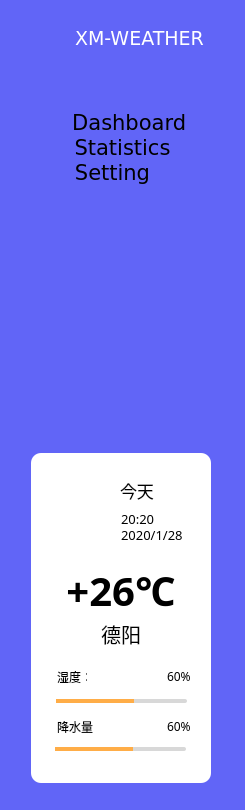
   <widget class="QWidget" name="Left_widget" native="true">
    <property name="geometry">
     <rect>
      <x>0</x>
      <y>0</y>
      <width>245</width>
      <height>810</height>
     </rect>
    </property>
    <property name="minimumSize">
     <size>
      <width>245</width>
      <height>810</height>
     </size>
    </property>
    <property name="maximumSize">
     <size>
      <width>245</width>
      <height>810</height>
     </size>
    </property>
    <property name="styleSheet">
     <string notr="true">background-color: rgb(97, 101, 247);
border-top-left-radius:10px;
border-bottom-left-radius:10px;</string>
    </property>
    <widget class="QLabel" name="Title_label">
     <property name="geometry">
      <rect>
       <x>75</x>
       <y>23</y>
       <width>151</width>
       <height>31</height>
      </rect>
     </property>
     <property name="font">
      <font>
       <family>Verdana</family>
       <pointsize>14</pointsize>
       <weight>50</weight>
       <italic>false</italic>
       <bold>false</bold>
      </font>
     </property>
     <property name="styleSheet">
      <string notr="true">color: rgb(255, 255, 255);</string>
     </property>
     <property name="text">
      <string>XM-WEATHER</string>
     </property>
    </widget>
    <widget class="QWidget" name="layoutWidget">
     <property name="geometry">
      <rect>
       <x>0</x>
       <y>280</y>
       <width>247</width>
       <height>172</height>
      </rect>
     </property>
     <layout class="QVBoxLayout" name="verticalLayout">
      <property name="spacing">
       <number>0</number>
      </property>
      <item>
       <widget class="QPushButton" name="Dashboard_Button">
        <property name="minimumSize">
         <size>
          <width>245</width>
          <height>30</height>
         </size>
        </property>
        <property name="maximumSize">
         <size>
          <width>245</width>
          <height>30</height>
         </size>
        </property>
        <property name="font">
         <font>
          <family>Verdana</family>
          <pointsize>13</pointsize>
         </font>
        </property>
        <property name="styleSheet">
         <string notr="true">color: rgb(255, 255, 255);
background-image:url(../icon/dashboard.png);</string>
        </property>
        <property name="text">
         <string/>
        </property>
       </widget>
      </item>
      <item>
       <spacer name="verticalSpacer">
        <property name="orientation">
         <enum>Qt::Vertical</enum>
        </property>
        <property name="sizeType">
         <enum>QSizePolicy::Fixed</enum>
        </property>
        <property name="sizeHint" stdset="0">
         <size>
          <width>20</width>
          <height>40</height>
         </size>
        </property>
       </spacer>
      </item>
      <item>
       <widget class="QPushButton" name="Statistics_Button">
        <property name="minimumSize">
         <size>
          <width>245</width>
          <height>30</height>
         </size>
        </property>
        <property name="maximumSize">
         <size>
          <width>245</width>
          <height>30</height>
         </size>
        </property>
        <property name="font">
         <font>
          <family>Verdana</family>
          <pointsize>13</pointsize>
         </font>
        </property>
        <property name="styleSheet">
         <string notr="true">color: rgb(255, 255, 255);
background-image:url(../icon/statistics.png);</string>
        </property>
        <property name="text">
         <string/>
        </property>
       </widget>
      </item>
      <item>
       <spacer name="verticalSpacer1">
        <property name="orientation">
         <enum>Qt::Vertical</enum>
        </property>
        <property name="sizeType">
         <enum>QSizePolicy::Fixed</enum>
        </property>
        <property name="sizeHint" stdset="0">
         <size>
          <width>20</width>
          <height>40</height>
         </size>
        </property>
       </spacer>
      </item>
      <item>
       <widget class="QPushButton" name="Seting_Button">
        <property name="minimumSize">
         <size>
          <width>245</width>
          <height>30</height>
         </size>
        </property>
        <property name="maximumSize">
         <size>
          <width>245</width>
          <height>30</height>
         </size>
        </property>
        <property name="font">
         <font>
          <family>Verdana</family>
          <pointsize>13</pointsize>
         </font>
        </property>
        <property name="styleSheet">
         <string notr="true">color: rgb(255, 255, 255);
background-image:url(../icon/setting.png);</string>
        </property>
        <property name="text">
         <string/>
        </property>
       </widget>
      </item>
     </layout>
    </widget>
    <widget class="QLabel" name="Msg_Label">
     <property name="geometry">
      <rect>
       <x>31</x>
       <y>453</y>
       <width>180</width>
       <height>330</height>
      </rect>
     </property>
     <property name="minimumSize">
      <size>
       <width>180</width>
       <height>330</height>
      </size>
     </property>
     <property name="maximumSize">
      <size>
       <width>185</width>
       <height>330</height>
      </size>
     </property>
     <property name="styleSheet">
      <string notr="true">background-color: rgb(255, 255, 255);border-radius:10px;</string>
     </property>
     <property name="text">
      <string/>
     </property>
    </widget>
    <widget class="QLabel" name="Msg_icon">
     <property name="geometry">
      <rect>
       <x>53</x>
       <y>479</y>
       <width>60</width>
       <height>60</height>
      </rect>
     </property>
     <property name="minimumSize">
      <size>
       <width>60</width>
       <height>60</height>
      </size>
     </property>
     <property name="maximumSize">
      <size>
       <width>60</width>
       <height>60</height>
      </size>
     </property>
     <property name="styleSheet">
      <string notr="true">border-radius:10px;
background-image:url(../icon/quality.png);
background-color:none;</string>
     </property>
     <property name="text">
      <string/>
     </property>
    </widget>
    <widget class="QLabel" name="Msg_Days">
     <property name="geometry">
      <rect>
       <x>120</x>
       <y>480</y>
       <width>50</width>
       <height>20</height>
      </rect>
     </property>
     <property name="minimumSize">
      <size>
       <width>50</width>
       <height>20</height>
      </size>
     </property>
     <property name="maximumSize">
      <size>
       <width>50</width>
       <height>20</height>
      </size>
     </property>
     <property name="font">
      <font>
       <family>黑体</family>
       <pointsize>13</pointsize>
      </font>
     </property>
     <property name="styleSheet">
      <string notr="true">background-color: rgb(255, 255, 255);</string>
     </property>
     <property name="text">
      <string>今天</string>
     </property>
    </widget>
    <widget class="QLabel" name="Msg_Time">
     <property name="geometry">
      <rect>
       <x>121</x>
       <y>511</y>
       <width>50</width>
       <height>15</height>
      </rect>
     </property>
     <property name="minimumSize">
      <size>
       <width>50</width>
       <height>15</height>
      </size>
     </property>
     <property name="maximumSize">
      <size>
       <width>50</width>
       <height>15</height>
      </size>
     </property>
     <property name="font">
      <font>
       <family>等线 Light</family>
       <pointsize>10</pointsize>
      </font>
     </property>
     <property name="styleSheet">
      <string notr="true">background-color: rgb(255, 255, 255);</string>
     </property>
     <property name="text">
      <string>20:20</string>
     </property>
    </widget>
    <widget class="QLabel" name="Msg_Date">
     <property name="geometry">
      <rect>
       <x>121</x>
       <y>527</y>
       <width>80</width>
       <height>15</height>
      </rect>
     </property>
     <property name="minimumSize">
      <size>
       <width>80</width>
       <height>15</height>
      </size>
     </property>
     <property name="maximumSize">
      <size>
       <width>80</width>
       <height>15</height>
      </size>
     </property>
     <property name="font">
      <font>
       <family>等线 Light</family>
       <pointsize>10</pointsize>
      </font>
     </property>
     <property name="styleSheet">
      <string notr="true">background-color: rgb(255, 255, 255);</string>
     </property>
     <property name="text">
      <string>2020/1/28</string>
     </property>
    </widget>
    <widget class="QLabel" name="Msg_Temper">
     <property name="geometry">
      <rect>
       <x>31</x>
       <y>560</y>
       <width>180</width>
       <height>60</height>
      </rect>
     </property>
     <property name="minimumSize">
      <size>
       <width>180</width>
       <height>60</height>
      </size>
     </property>
     <property name="maximumSize">
      <size>
       <width>185</width>
       <height>60</height>
      </size>
     </property>
     <property name="font">
      <font>
       <family>等线 Light</family>
       <pointsize>30</pointsize>
       <weight>75</weight>
       <bold>true</bold>
      </font>
     </property>
     <property name="styleSheet">
      <string notr="true">border-radius:10px;
background-color: rgb(255, 255, 255);</string>
     </property>
     <property name="text">
      <string>+26℃</string>
     </property>
     <property name="alignment">
      <set>Qt::AlignCenter</set>
     </property>
    </widget>
    <widget class="QLabel" name="Msg_City">
     <property name="geometry">
      <rect>
       <x>31</x>
       <y>621</y>
       <width>180</width>
       <height>25</height>
      </rect>
     </property>
     <property name="minimumSize">
      <size>
       <width>180</width>
       <height>25</height>
      </size>
     </property>
     <property name="font">
      <font>
       <family>黑体</family>
       <pointsize>15</pointsize>
      </font>
     </property>
     <property name="styleSheet">
      <string notr="true">background-color: rgb(255, 255, 255);</string>
     </property>
     <property name="text">
      <string>德阳</string>
     </property>
     <property name="alignment">
      <set>Qt::AlignCenter</set>
     </property>
    </widget>
    <widget class="QLabel" name="Msg_Humidity">
     <property name="geometry">
      <rect>
       <x>57</x>
       <y>669</y>
       <width>30</width>
       <height>15</height>
      </rect>
     </property>
     <property name="minimumSize">
      <size>
       <width>30</width>
       <height>15</height>
      </size>
     </property>
     <property name="maximumSize">
      <size>
       <width>30</width>
       <height>15</height>
      </size>
     </property>
     <property name="font">
      <font>
       <family>等线</family>
      </font>
     </property>
     <property name="styleSheet">
      <string notr="true">background-color: rgb(255, 255, 255);</string>
     </property>
     <property name="text">
      <string>湿度：</string>
     </property>
    </widget>
    <widget class="QLabel" name="Msg_Scale1">
     <property name="geometry">
      <rect>
       <x>167</x>
       <y>669</y>
       <width>30</width>
       <height>15</height>
      </rect>
     </property>
     <property name="minimumSize">
      <size>
       <width>30</width>
       <height>15</height>
      </size>
     </property>
     <property name="maximumSize">
      <size>
       <width>30</width>
       <height>15</height>
      </size>
     </property>
     <property name="font">
      <font>
       <family>等线</family>
      </font>
     </property>
     <property name="styleSheet">
      <string notr="true">background-color: rgb(255, 255, 255);</string>
     </property>
     <property name="text">
      <string>60%</string>
     </property>
    </widget>
    <widget class="QLabel" name="Msg_Scale2">
     <property name="geometry">
      <rect>
       <x>167</x>
       <y>719</y>
       <width>30</width>
       <height>15</height>
      </rect>
     </property>
     <property name="minimumSize">
      <size>
       <width>30</width>
       <height>15</height>
      </size>
     </property>
     <property name="maximumSize">
      <size>
       <width>30</width>
       <height>15</height>
      </size>
     </property>
     <property name="font">
      <font>
       <family>等线</family>
      </font>
     </property>
     <property name="styleSheet">
      <string notr="true">background-color: rgb(255, 255, 255);</string>
     </property>
     <property name="text">
      <string>60%</string>
     </property>
    </widget>
    <widget class="QLabel" name="Msg_Precipitation">
     <property name="geometry">
      <rect>
       <x>57</x>
       <y>719</y>
       <width>40</width>
       <height>15</height>
      </rect>
     </property>
     <property name="minimumSize">
      <size>
       <width>40</width>
       <height>15</height>
      </size>
     </property>
     <property name="maximumSize">
      <size>
       <width>40</width>
       <height>15</height>
      </size>
     </property>
     <property name="font">
      <font>
       <family>等线</family>
      </font>
     </property>
     <property name="styleSheet">
      <string notr="true">background-color: rgb(255, 255, 255);</string>
     </property>
     <property name="text">
      <string>降水量：</string>
     </property>
    </widget>
    <widget class="QProgressBar" name="Msg_Bar1">
     <property name="geometry">
      <rect>
       <x>56</x>
       <y>699</y>
       <width>131</width>
       <height>4</height>
      </rect>
     </property>
     <property name="minimumSize">
      <size>
       <width>131</width>
       <height>4</height>
      </size>
     </property>
     <property name="maximumSize">
      <size>
       <width>4</width>
       <height>3</height>
      </size>
     </property>
     <property name="styleSheet">
      <string notr="true">QProgressBar {border: 2px ;   border-radius: 1.5px; background-color: rgb(216, 216, 216);}
::chunk {background-color: rgb(255, 173, 71);}

</string>
     </property>
     <property name="value">
      <number>60</number>
     </property>
     <property name="alignment">
      <set>Qt::AlignCenter</set>
     </property>
     <property name="format">
      <string/>
     </property>
    </widget>
    <widget class="QProgressBar" name="Msg_Bar1_2">
     <property name="geometry">
      <rect>
       <x>55</x>
       <y>747</y>
       <width>131</width>
       <height>4</height>
      </rect>
     </property>
     <property name="minimumSize">
      <size>
       <width>131</width>
       <height>4</height>
      </size>
     </property>
     <property name="maximumSize">
      <size>
       <width>4</width>
       <height>3</height>
      </size>
     </property>
     <property name="styleSheet">
      <string notr="true">QProgressBar::chunk {background-color: rgb(255, 173, 71);}
QProgressBar {border: 2px ;   border-radius: 1.5px; background-color: rgb(216, 216, 216);}

</string>
     </property>
     <property name="value">
      <number>60</number>
     </property>
     <property name="alignment">
      <set>Qt::AlignCenter</set>
     </property>
     <property name="format">
      <string/>
     </property>
    </widget>
    <widget class="QLabel" name="label_3">
     <property name="geometry">
      <rect>
       <x>24</x>
       <y>20</y>
       <width>43</width>
       <height>41</height>
      </rect>
     </property>
     <property name="minimumSize">
      <size>
       <width>43</width>
       <height>41</height>
      </size>
     </property>
     <property name="maximumSize">
      <size>
       <width>43</width>
       <height>41</height>
      </size>
     </property>
     <property name="styleSheet">
      <string notr="true">background-image:url(../icon/logo.png);</string>
     </property>
     <property name="text">
      <string/>
     </property>
    </widget>
    <widget class="QListWidget" name="listWidget_2">
     <property name="geometry">
      <rect>
       <x>0</x>
       <y>110</y>
       <width>245</width>
       <height>171</height>
      </rect>
     </property>
     <property name="minimumSize">
      <size>
       <width>245</width>
       <height>0</height>
      </size>
     </property>
     <property name="maximumSize">
      <size>
       <width>245</width>
       <height>245</height>
      </size>
     </property>
     <property name="styleSheet">
      <string notr="true">QListWidget::Item:selected {
    border-left: 5px solid rgb(255,255,255);
	color:rgb(255,255,255);
}
QListWidget::Item:hover {
    border-left: 5px solid rgb(255,255,255);
}</string>
     </property>
     <property name="lineWidth">
      <number>1</number>
     </property>
     <property name="iconSize">
      <size>
       <width>60</width>
       <height>60</height>
      </size>
     </property>
     <property name="spacing">
      <number>0</number>
     </property>
     <property name="modelColumn">
      <number>0</number>
     </property>
     <item>
      <property name="text">
       <string>  Dashboard</string>
      </property>
      <property name="font">
       <font>
        <family>Verdana</family>
        <pointsize>16</pointsize>
       </font>
      </property>
      <property name="textAlignment">
       <set>AlignCenter</set>
      </property>
      <property name="background">
       <brush brushstyle="NoBrush">
        <color alpha="255">
         <red>255</red>
         <green>255</green>
         <blue>255</blue>
        </color>
       </brush>
      </property>
      <property name="foreground">
       <brush brushstyle="NoBrush">
        <color alpha="255">
         <red>255</red>
         <green>255</green>
         <blue>255</blue>
        </color>
       </brush>
      </property>
     </item>
     <item>
      <property name="text">
       <string>Statistics</string>
      </property>
      <property name="font">
       <font>
        <family>Verdana</family>
        <pointsize>16</pointsize>
       </font>
      </property>
      <property name="textAlignment">
       <set>AlignCenter</set>
      </property>
      <property name="background">
       <brush brushstyle="NoBrush">
        <color alpha="255">
         <red>255</red>
         <green>255</green>
         <blue>255</blue>
        </color>
       </brush>
      </property>
      <property name="foreground">
       <brush brushstyle="NoBrush">
        <color alpha="255">
         <red>255</red>
         <green>255</green>
         <blue>255</blue>
        </color>
       </brush>
      </property>
     </item>
     <item>
      <property name="text">
       <string>Setting   </string>
      </property>
      <property name="font">
       <font>
        <family>Verdana</family>
        <pointsize>16</pointsize>
       </font>
      </property>
      <property name="textAlignment">
       <set>AlignCenter</set>
      </property>
      <property name="background">
       <brush brushstyle="NoBrush">
        <color alpha="255">
         <red>255</red>
         <green>255</green>
         <blue>255</blue>
        </color>
       </brush>
      </property>
      <property name="foreground">
       <brush brushstyle="NoBrush">
        <color alpha="255">
         <red>255</red>
         <green>255</green>
         <blue>255</blue>
        </color>
       </brush>
      </property>
     </item>
    </widget>
    <zorder>listWidget_2</zorder>
    <zorder>Title_label</zorder>
    <zorder>layoutWidget</zorder>
    <zorder>Msg_Label</zorder>
    <zorder>Msg_icon</zorder>
    <zorder>Msg_Days</zorder>
    <zorder>Msg_Time</zorder>
    <zorder>Msg_Date</zorder>
    <zorder>Msg_Temper</zorder>
    <zorder>Msg_City</zorder>
    <zorder>Msg_Humidity</zorder>
    <zorder>Msg_Scale1</zorder>
    <zorder>Msg_Scale2</zorder>
    <zorder>Msg_Precipitation</zorder>
    <zorder>Msg_Bar1</zorder>
    <zorder>Msg_Bar1_2</zorder>
    <zorder>label_3</zorder>
   </widget>
